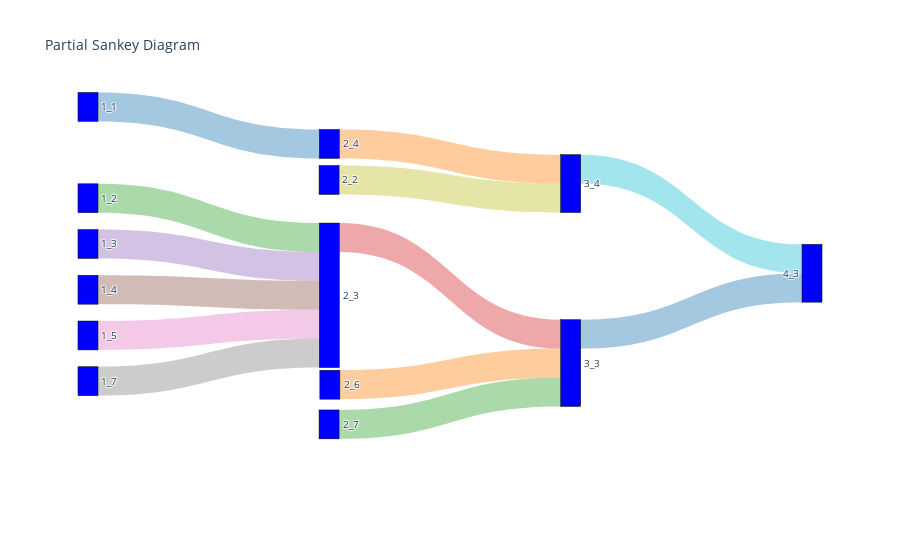

Notebook code for this chart:
### Code cell
set_color = ['rgba(31, 119, 180, 0.4)', 'rgba(255, 127, 14, 0.4)', 'rgba(44, 160, 44, 0.4)', 'rgba(214, 39, 40, 0.4)', 'rgba(148, 103, 189, 0.4)', 'rgba(140, 86, 75, 0.4)',
             'rgba(227, 119, 194, 0.4)', 'rgba(127, 127, 127, 0.4)', 'rgba(188, 189, 34, 0.4)', 'rgba(23, 190, 207, 0.4)', 'rgba(31, 119, 180, 0.4)', 'rgba(255, 127, 14, 0.4)',
             'rgba(44, 160, 44, 0.4)', 'rgba(214, 39, 40, 0.4)', 'rgba(148, 103, 189, 0.4)', 'rgba(140, 86, 75, 0.4)', 'rgba(227, 119, 194, 0.4)', 'rgba(127, 127, 127, 0.4)',
             'rgba(188, 189, 34, 0.4)', 'rgba(23, 190, 207, 0.4)', 'rgba(31, 119, 180, 0.4)', 'rgba(255, 127, 14, 0.4)', 'rgba(44, 160, 44, 0.4)', 'rgba(214, 39, 40, 0.4)', 
             'rgba(148, 103, 189, 0.4)', 'rgba(140, 86, 75, 0.4)', 'rgba(227, 119, 194, 0.4)', 'rgba(127, 127, 127, 0.4)', 'rgba(188, 189, 34, 0.4)', 'rgba(23, 190, 207, 0.4)',
             'rgba(31, 119, 180, 0.4)', 'rgba(255, 127, 14, 0.4)']
color = []
fig = go.Figure(data=[go.Sankey(
      node = dict(
      pad = 15,
      thickness = 20,
      line = dict(color = "black", width = 0.5),
      label = nodes,
      color = "blue"
    ),
    link = dict(
      source = source,
      target = target,
      value = [1]*len(source),
      color = [cl for cl in set_color]
  ))])

fig.update_layout(title_text="Partial Sankey Diagram ", font_size=10)
fig.show()

### Figure 1 — Plotly figure (JSON) as saved in the notebook; plotly's stock layout.template omitted (floating-point values rounded to 4 significant figures)
{"data": [{"link": {"color": ["rgba(31, 119, 180, 0.4)", "rgba(255, 127, 14, 0.4)", "rgba(44, 160, 44, 0.4)", "rgba(214, 39, 40, 0.4)", "rgba(148, 103, 189, 0.4)", "rgba(140, 86, 75, 0.4)", "rgba(227, 119, 194, 0.4)", "rgba(127, 127, 127, 0.4)", "rgba(188, 189, 34, 0.4)", "rgba(23, 190, 207, 0.4)", "rgba(31, 119, 180, 0.4)", "rgba(255, 127, 14, 0.4)", "rgba(44, 160, 44, 0.4)", "rgba(214, 39, 40, 0.4)", "rgba(148, 103, 189, 0.4)", "rgba(140, 86, 75, 0.4)", "rgba(227, 119, 194, 0.4)", "rgba(127, 127, 127, 0.4)", "rgba(188, 189, 34, 0.4)", "rgba(23, 190, 207, 0.4)", "rgba(31, 119, 180, 0.4)", "rgba(255, 127, 14, 0.4)", "rgba(44, 160, 44, 0.4)", "rgba(214, 39, 40, 0.4)", "rgba(148, 103, 189, 0.4)", "rgba(140, 86, 75, 0.4)", "rgba(227, 119, 194, 0.4)", "rgba(127, 127, 127, 0.4)", "rgba(188, 189, 34, 0.4)", "rgba(23, 190, 207, 0.4)", "rgba(31, 119, 180, 0.4)", "rgba(255, 127, 14, 0.4)"], "source": [0, 1, 2, 3, 4, 5, 6, 7, 8, 9, 10, 11, 12], "target": [1, 9, 3, 10, 3, 3, 3, 3, 9, 13, 13, 10, 10], "value": [1, 1, 1, 1, 1, 1, 1, 1, 1, 1, 1, 1, 1]}, "node": {"color": "blue", "label": ["1_1", "2_4", "1_2", "2_3", "1_3", "1_4", "1_5", "1_7", "2_2", "3_4", "3_3", "2_6", "2_7", "4_3"], "line": {"color": "black", "width": 0.5}, "pad": 15, "thickness": 20, "x": [0.01079, 0.3369, 0.01079, 0.3369, 0.01079, 0.01079, 0.01079, 0.01079, 0.3366, 0.6631, 0.6631, 0.3376, 0.3366, 0.9892], "y": [0.01828, 0.1156, 0.2586, 0.5139, 0.3789, 0.4993, 0.6196, 0.74, 0.2104, 0.22, 0.6923, 0.7492, 0.8537, 0.456]}, "type": "sankey"}], "layout": {"autosize": true, "font": {"size": 10}, "title": {"text": "Partial Sankey Diagram "}}}
